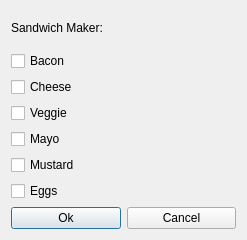
<?xml version="1.0" encoding="UTF-8"?>
<ui version="4.0">
 <class>Dialog</class>
 <widget class="QDialog" name="Dialog">
  <property name="geometry">
   <rect>
    <x>0</x>
    <y>0</y>
    <width>247</width>
    <height>240</height>
   </rect>
  </property>
  <property name="windowTitle">
   <string>Sandwich Maker</string>
  </property>
  <layout class="QVBoxLayout" name="verticalLayout">
   <item>
    <layout class="QGridLayout" name="gridLayout">
     <item row="0" column="0" colspan="2">
      <widget class="QLabel" name="labelTitle">
       <property name="text">
        <string>Sandwich Maker:</string>
       </property>
      </widget>
     </item>
     <item row="1" column="0">
      <widget class="QCheckBox" name="checkBoxBacon">
       <property name="text">
        <string>Bacon</string>
       </property>
      </widget>
     </item>
     <item row="2" column="0">
      <widget class="QCheckBox" name="checkBoxCheese">
       <property name="text">
        <string>Cheese</string>
       </property>
      </widget>
     </item>
     <item row="3" column="0">
      <widget class="QCheckBox" name="checkBoxVeggie">
       <property name="text">
        <string>Veggie</string>
       </property>
      </widget>
     </item>
     <item row="4" column="0">
      <widget class="QCheckBox" name="checkBoxMayo">
       <property name="text">
        <string>Mayo</string>
       </property>
      </widget>
     </item>
     <item row="5" column="0">
      <widget class="QCheckBox" name="checkBoxMustard">
       <property name="text">
        <string>Mustard</string>
       </property>
      </widget>
     </item>
     <item row="6" column="0">
      <widget class="QCheckBox" name="checkBoxEggs">
       <property name="text">
        <string>Eggs</string>
       </property>
      </widget>
     </item>
     <item row="7" column="0">
      <widget class="QPushButton" name="pushButtonOk">
       <property name="text">
        <string>Ok</string>
       </property>
      </widget>
     </item>
     <item row="7" column="1">
      <widget class="QPushButton" name="pushButtonCancel">
       <property name="text">
        <string>Cancel</string>
       </property>
      </widget>
     </item>
    </layout>
   </item>
  </layout>
 </widget>
 <resources/>
 <connections/>
</ui>
